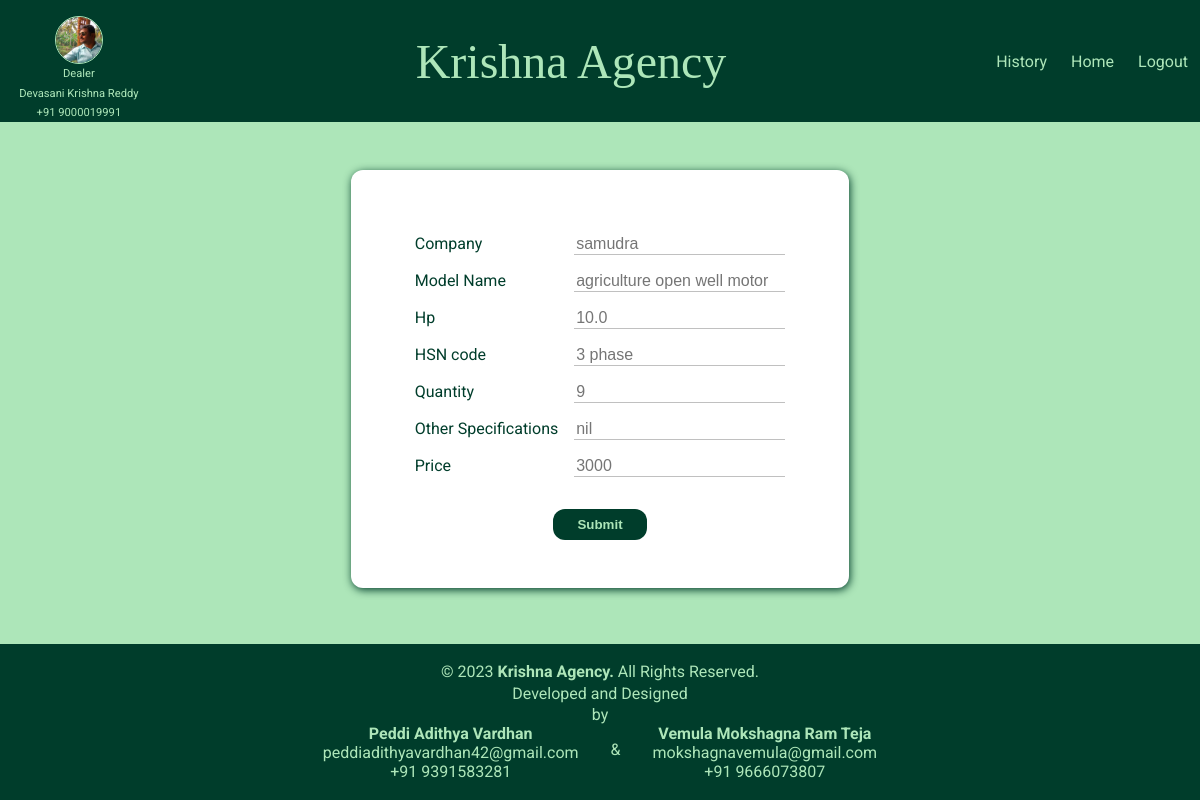
The app's page /edit_motor/25/ (signed in), older data.
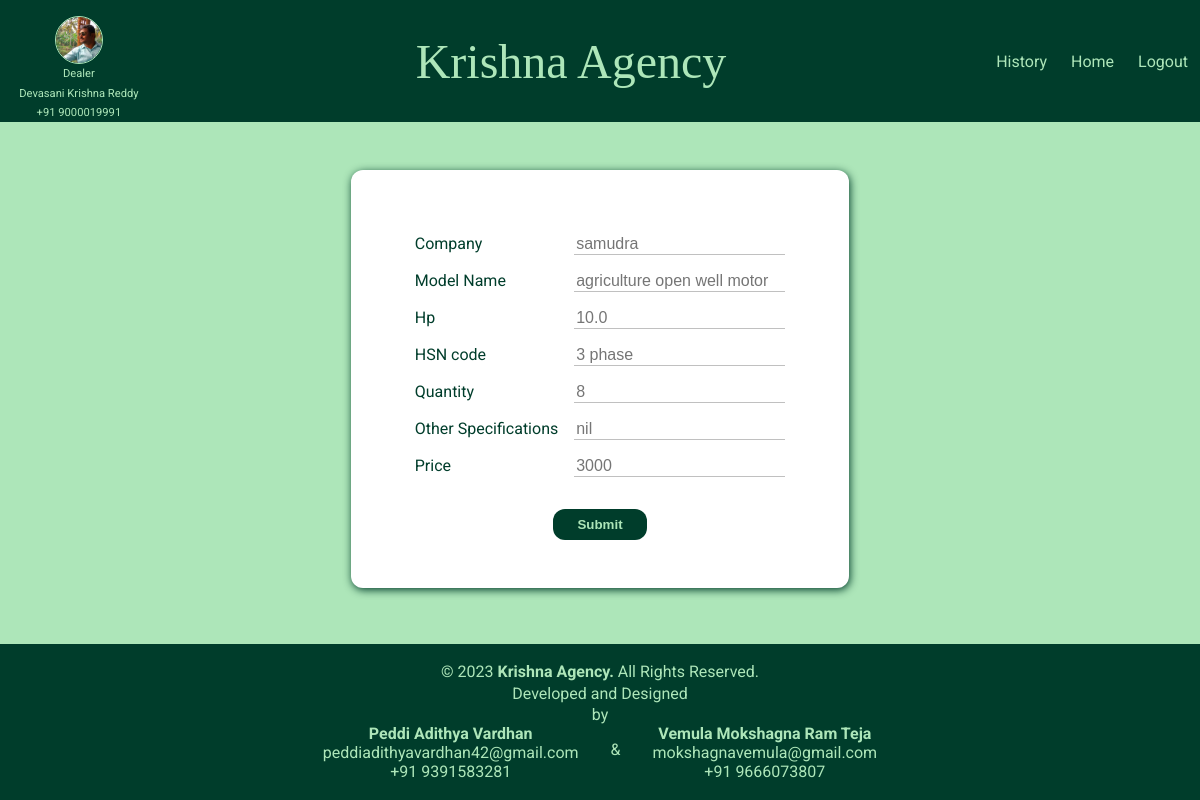
The same page, newer data.
### stock/models.py (models this page shows, shortened)
class motor_products(models.Model):
    company=models.CharField(max_length=50)
    model_name=models.CharField(max_length=100)
    hp=models.DecimalField(max_digits=3, decimal_places=1)
    others=models.CharField(max_length=100)
    quantity=models.IntegerField()
    hsncode=models.CharField(max_length=50)
    price=models.IntegerField(null=True)

### stock/views.py (the view, shortened to what this page needs)
# urls.py: path('edit_motor/<str:pk>/', views.edit_motors, name="editmotor"),
@login_required(login_url='loginpage')
def edit_motors(request,pk):
    details=motor_products.objects.get(id=pk)
    return render(request, 'stock/edit_motor.html',{
        "details":details
    })

### stock/templates/stock/edit_motor.html (shortened to what this page needs)
{% extends 'stock_base.html' %}
{% load static %}
{% block page_css %}
    <link rel="stylesheet" href="{% static "stock/motor.css" %}">
{% endblock page_css %}
{% block page_body %}
<main>
    <form method="POST">
        <div class="formdiv">
            <label for="company">Company </label>
            <input type="text" id="company" name="company" placeholder="{{details.company}}">
            <label for="model">Model Name</label>
            <input type="text" id="model" name="model" placeholder="{{details.model_name}}">
            <label for="hp">Hp</label>
            <input type="text" id="hp" name="hp" placeholder="{{details.hp}}">
            <label for="hsncode">HSN code</label>
            <input type="text" id="hsncode" name="hsncode" placeholder="{{details.others}}">
            <label for="quantity">Quantity</label>
            <input type="text" id="quantity" name="quantity" placeholder="{{details.quantity}}">
            <label for="specs">Other Specifications</label>
            <input type="text" id="specs" name="specs" placeholder="{{details.hsncode}}">
            <label for="price">Price</label>
            <input type="text" id="price" name="price" placeholder="{{details.price}}">
            <input type="submit" id="yes" class="yes" name="Yes" />
        </div>
    </form>
</main>
{% endblock page_body %}

Row changes from the older to the newer data that the page shows:
changed motor_products "samudra": quantity "9" → "8"
